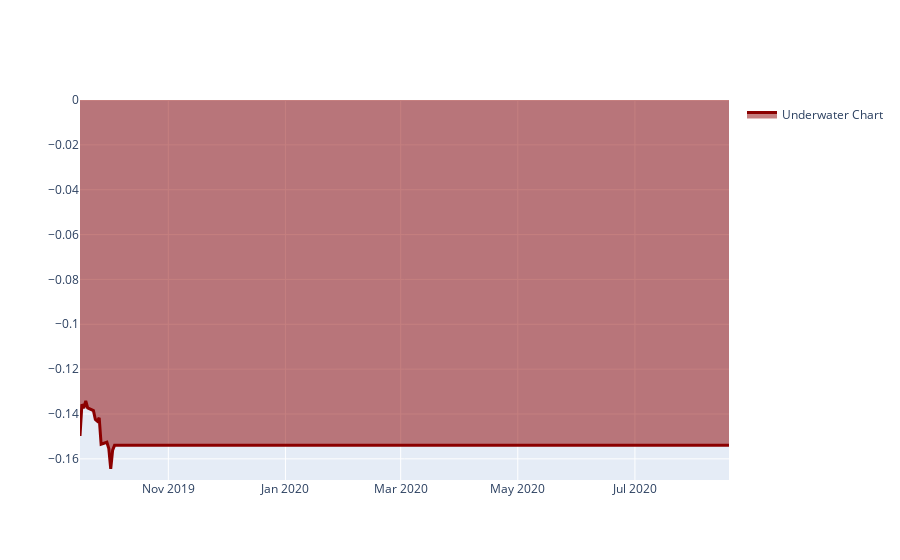

Notebook cell for this chart:
### Code cell
# show underwater chart:
UWchart = stat.to_pandas()["underwater"].iloc[(252*3):]
qngraph.make_plot_filled(UWchart.index, UWchart, color="darkred", name="Underwater Chart", range_max=0)

### Figure 1 — Plotly figure (JSON) as saved in the notebook; plotly's stock layout.template omitted (floating-point values rounded to 4 significant figures; data arrays with more than 128 entries replaced by an {"elided": "..."} marker saying what was removed)
{"data": [{"fill": "tonexty", "line": {"color": "darkred", "width": 3}, "name": "Underwater Chart", "type": "scatter", "x": {"elided": "235 str values"}, "y": {"elided": "235 float values"}}], "layout": {"showlegend": true, "yaxis": {"range": [-0.1694, 0]}}}
